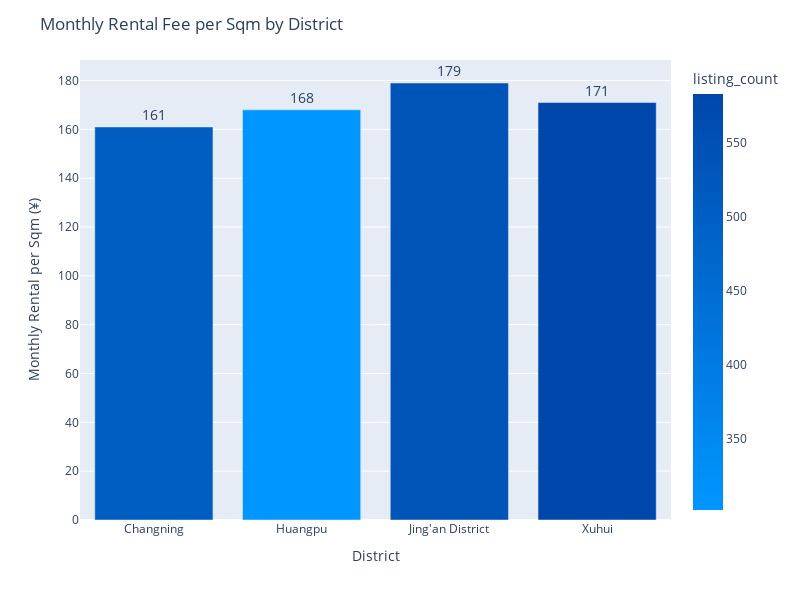

Notebook code cell kept with this figure:
### Code cell
fig = px.bar(district_stats,
             x="district",
             y="price_per_sqm",
             text='price_per_sqm',
             color = 'listing_count',
             color_continuous_scale=['#0096FF','#0047AB'])

fig.update_traces(textposition='outside',
                  texttemplate='%{text}',
                  #marker_color='#106e45',
                  textfont_size=14
                  )

fig.update_layout(title_text = 'Monthly Rental Fee per Sqm by District',
                  yaxis_title = 'Monthly Rental per Sqm (¥)',
                  xaxis_title = 'District',
                  height = 600, width = 800)

fig.show()

### Figure 1 — Plotly figure (JSON) as saved in the notebook; plotly's stock layout.template omitted (floating-point values rounded to 4 significant figures)
{"data": [{"alignmentgroup": "True", "hoverlabel": {"namelength": 0}, "hovertemplate": "district=%{x}<br>price_per_sqm=%{text}<br>listing_count=%{marker.color}", "legendgroup": "", "marker": {"color": [502, 302, 538, 583], "coloraxis": "coloraxis"}, "name": "", "offsetgroup": "", "orientation": "v", "showlegend": false, "text": [161, 168, 179, 171], "textfont": {"size": 14}, "textposition": "outside", "texttemplate": "%{text}", "type": "bar", "x": ["Changning", "Huangpu", "Jing'an District", "Xuhui"], "xaxis": "x", "y": [161, 168, 179, 171], "yaxis": "y"}], "layout": {"barmode": "relative", "coloraxis": {"colorbar": {"title": {"text": "listing_count"}}, "colorscale": [[0, "#0096FF"], [1, "#0047AB"]]}, "height": 600, "legend": {"tracegroupgap": 0}, "margin": {"t": 60}, "title": {"text": "Monthly Rental Fee per Sqm by District"}, "width": 800, "xaxis": {"anchor": "y", "domain": [0, 1], "title": {"text": "District"}}, "yaxis": {"anchor": "x", "domain": [0, 1], "title": {"text": "Monthly Rental per Sqm (¥)"}}}}
